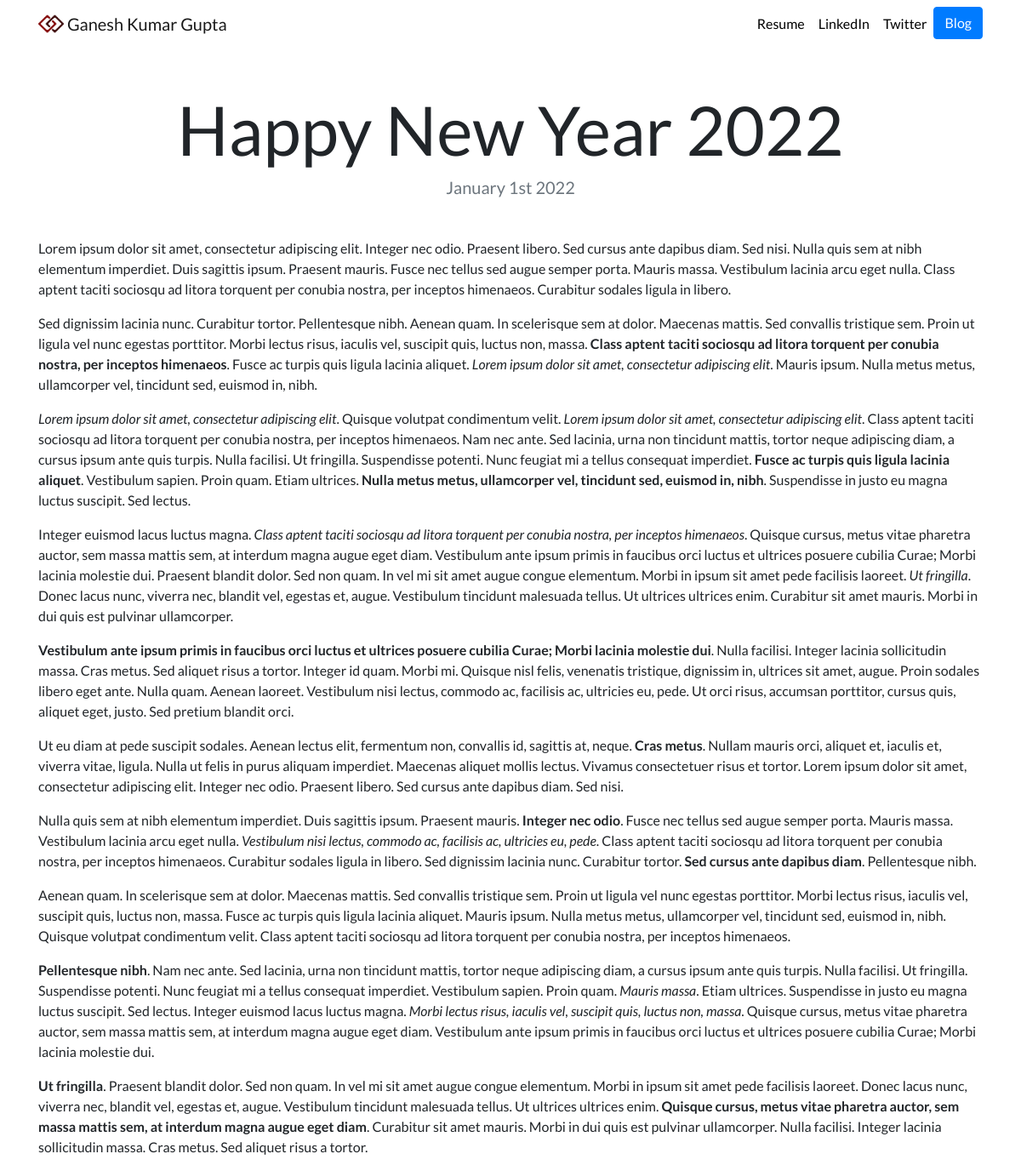
Page /blog/14/ on the committed database.
### blog/models.py (models this page shows, shortened)
class Blog(models.Model):
    title = models.CharField(max_length=200)
    description = models.TextField()
    date = models.DateField()

### blog/views.py (the view)
# urls.py: path('<int:blog_id>/', views.detail, name='detail'),
def detail(request, blog_id):
    blog = get_object_or_404(Blog, pk=blog_id)
    return render(request, 'blog/detail.html', {'blog':blog})

### blog/templates/blog/detail.html
{% extends "portfolio/base.html" %}
{% load static %}
{% block content %}
<h1 class="text-center mt-5" id="blogdetailtitle">{{ blog.title }}</h1>
<h5 class="text-center text-muted mb-5">{{ blog.date|date:'F jS Y' }}</h5>
{{ blog.description|safe }}
{% endblock %}

### portfolio/static/portfolio/custom.css (style rules this page uses)
body { font-family: 'Lato', sans-serif; }
@media (min-width: 992px) { #blogdetailtitle { font-size: 5rem; } }

### rows in the picture
Blog: title "Happy New Year 2022", date "January 1st 2022", description "Lorem ipsum dolor sit amet, consectetur adipiscing elit. Integer nec odio. Praesent libero. Sed cursus ante dapibus diam. Sed nisi. Nulla quis sem at nibh elementum imperdiet. Duis sagittis ipsum. Praesent mauris. Fusce nec tellus sed augue semper porta. Mauris massa. Vestibulum lacinia arcu eget nulla. Class aptent taciti sociosqu ad litora torquent per conubia nostra, per inceptos himenaeos. Curabitur sodales ligula in libero. Sed dignissim lacinia nunc. Curabitur tortor. Pellentesque nibh. Aenean quam. In scelerisque sem at dolor. Maecenas mattis. Sed convallis tristique sem. Proin ut ligula vel nunc egestas porttitor. Morbi lectus risus, iaculis vel, suscipit quis, luctus non, massa.…"
